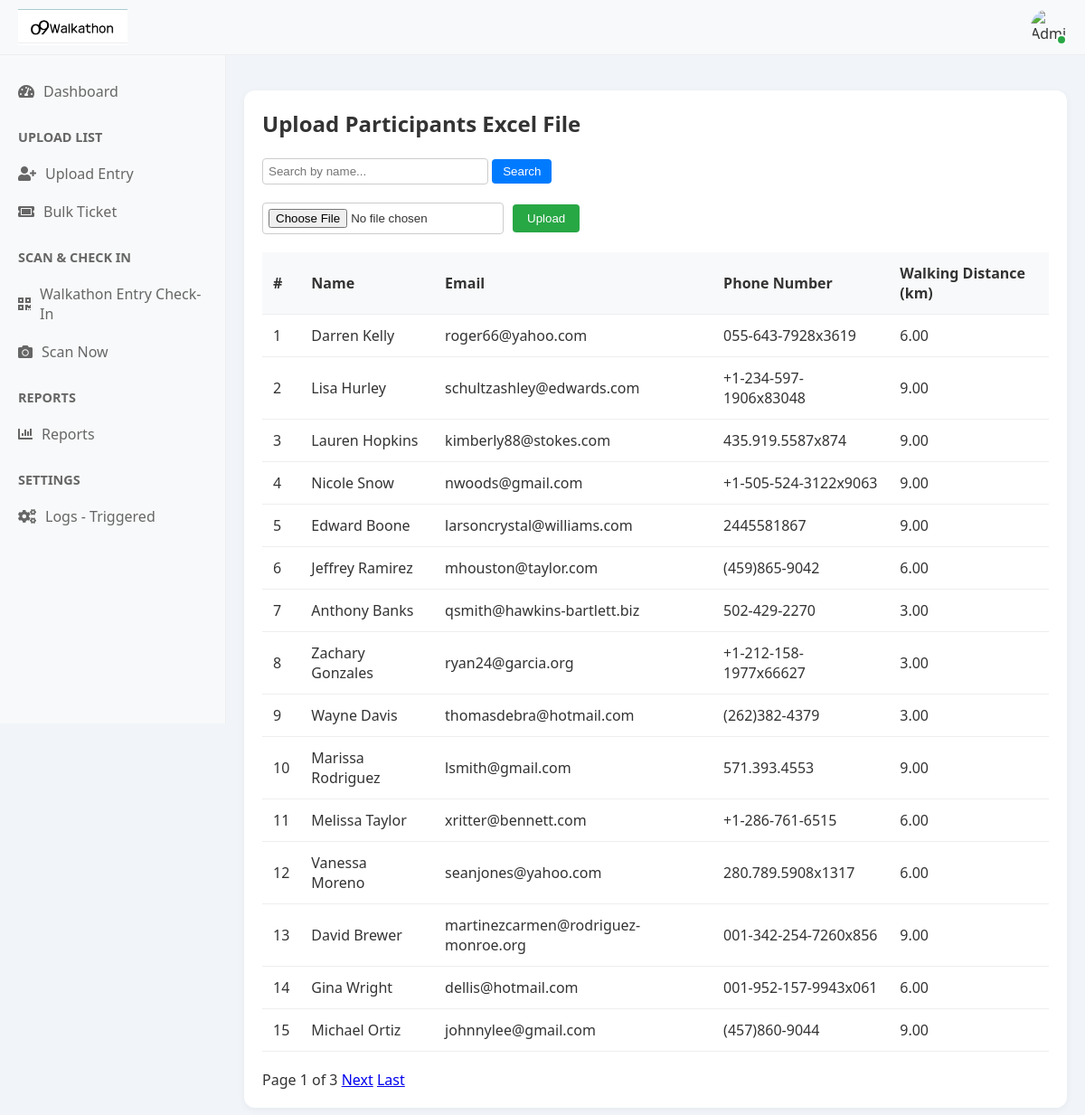
The page /registered_list/ on the database its author committed.
### walkathon_app/models.py (models this page shows, shortened)
class Participant(models.Model):
    unique_id = models.CharField(max_length=20, unique=True,default=uuid.uuid4)
    name = models.CharField(max_length=255)
    email = models.EmailField()
    phone_number = models.CharField(max_length=20)
    walking_distance_km = models.DecimalField(max_digits=5, decimal_places=2)
    registered_at = models.DateTimeField(auto_now_add=True)
    gender = models.CharField(max_length=10, choices=[('Male', 'Male'), ('Female', 'Female'), ('Others', 'Others')], null=True, blank=True)
    working_professional = models.CharField(max_length=3, choices=[('Yes', 'Yes'), ('No', 'No')], null=True, blank=True)
    o9_employee = models.CharField(max_length=3, choices=[('Yes', 'Yes'), ('No', 'No')], null=True, blank=True)
    employee_code = models.CharField(max_length=100, null=True, blank=True)
    company_name = models.CharField(max_length=255, null=True, blank=True)

### walkathon_app/views.py (the view)
# urls.py: path('registered_list/', views.registered_list, name='registered_list'),
def registered_list(request):
    search_query = request.GET.get('search', '')
    participants = Participant.objects.all()
    if search_query:
        participants = participants.filter(name__icontains=search_query)
    paginator = Paginator(participants, 15)  # Show 15 participants per page
    page_number = request.GET.get('page')
    page_obj = paginator.get_page(page_number)
    context = {
        'participants': participants,
        'page_obj': page_obj,
        'search_query': search_query,
    }
    return render(request, 'registered_list.html', context)

### templates/registered_list.html (shortened to what this page needs)
{% extends "base.html" %}
{% load static %}
{% block content %}
<div class="upload-section">
    <h2>Upload Participants Excel File</h2>
    <br>
    <form method="GET" action="" style="margin-bottom: 20px;">
    <input type="text" name="search" placeholder="Search by name..." value="{{ search_query }}" style="padding: 6px; width: 250px; border: 1px solid #ccc; border-radius: 4px;">
    <button type="submit" style="padding: 6px 12px; border: none; background-color: #007bff; color: white; border-radius: 4px;">Search</button>
    </form>
    <form method="POST" action="{% url 'upload_excel' %}" enctype="multipart/form-data" class="upload-form">
        <input type="file" name="excel_file" accept=".xlsx,.xls" required>
        <button type="submit">Upload</button>
    </form>
    {% if participants %}
    <table>
        <thead>
            <tr>
                <th>#</th>
                <th>Name</th>
                <th>Email</th>
                <th>Phone Number</th>
                <th>Walking Distance (km)</th>
            </tr>
        </thead>
        <tbody>
            {% for participant in page_obj %}
            <tr>
                <td>{{ forloop.counter }}</td>
                <td>{{ participant.name }}</td>
                <td>{{ participant.email }}</td>
                <td>{{ participant.phone_number }}</td>
                <td>{{ participant.walking_distance_km }}</td>
            </tr>
            {% endfor %}
        </tbody>
    </table>
    <div class="pagination" style="margin-top: 20px;">
    <span>Page {{ page_obj.number }} of {{ page_obj.paginator.num_pages }}</span>
    {% if page_obj.has_next %}
        <a href="?page={{ page_obj.next_page_number }}{% if search_query %}&search={{ search_query }}{% endif %}">Next</a>
        <a href="?page={{ page_obj.paginator.num_pages }}{% if search_query %}&search={{ search_query }}{% endif %}">Last</a>
    {% endif %}
</div>
    {% else %}
        <p>No data to display. Upload an Excel file to see participants.</p>
    {% endif %}
</div>
{% endblock %}

### templates/base.html (style rules this page uses)
* { margin: 0; padding: 0; box-sizing: border-box; }
body { font-family: 'Segoe UI', Tahoma, Geneva, Verdana, sans-serif; background: #f1f5f9; color: #333; }

### templates/registered_list.html (style rules this page uses)
.upload-section { background: #fff; padding: 20px; border-radius: 12px; box-shadow: 0 2px 8px rgba(0, 0, 0, 0.05); margin-top: 20px; }
.upload-form { display: flex; align-items: center; gap: 10px; margin-bottom: 20px; }
.upload-form input[type="file"] { border: 1px solid #ccc; padding: 6px; border-radius: 4px; }
.upload-form button { background-color: #28a745; color: white; padding: 8px 16px; border: none; border-radius: 4px; cursor: pointer; }
table { width: 100%; border-collapse: collapse; margin-top: 10px; }
th, td { padding: 12px; text-align: left; border-bottom: 1px solid #eee; }
th { background-color: #f8f9fa; font-weight: 600; }

### rows shown on the page
Participant: name "Darren Kelly", email "roger66@yahoo.com", phone_number "055-643-7928x3619", walking_distance_km "6.00"
Participant: name "Lisa Hurley", email "schultzashley@edwards.com", phone_number "+1-234-597-1906x83048", walking_distance_km "9.00"
Participant: name "Lauren Hopkins", email "kimberly88@stokes.com", phone_number "435.919.5587x874", walking_distance_km "9.00"
Participant: name "Nicole Snow", email "nwoods@gmail.com", phone_number "+1-505-524-3122x9063", walking_distance_km "9.00"
Participant: name "Edward Boone", email "larsoncrystal@williams.com", phone_number "2445581867", walking_distance_km "9.00"
Participant: name "Jeffrey Ramirez", email "mhouston@taylor.com", phone_number "(459)865-9042", walking_distance_km "6.00"
Participant: name "Anthony Banks", email "qsmith@hawkins-bartlett.biz", phone_number "502-429-2270", walking_distance_km "3.00"
Participant: name "Zachary Gonzales", email "ryan24@garcia.org", phone_number "+1-212-158-1977x66627", walking_distance_km "3.00"
Participant: name "Wayne Davis", email "thomasdebra@hotmail.com", phone_number "(262)382-4379", walking_distance_km "3.00"
Participant: name "Marissa Rodriguez", email "lsmith@gmail.com", phone_number "571.393.4553", walking_distance_km "9.00"
Participant: name "Melissa Taylor", email "xritter@bennett.com", phone_number "+1-286-761-6515", walking_distance_km "6.00"
Participant: name "Vanessa Moreno", email "seanjones@yahoo.com", phone_number "280.789.5908x1317", walking_distance_km "6.00"
Participant: name "David Brewer", email "martinezcarmen@rodriguez-monroe.org", phone_number "001-342-254-7260x856", walking_distance_km "9.00"
Participant: name "Gina Wright", email "dellis@hotmail.com", phone_number "001-952-157-9943x061", walking_distance_km "6.00"
Participant: name "Michael Ortiz", email "johnnylee@gmail.com", phone_number "(457)860-9044", walking_distance_km "9.00"

### other values the page prints
{{ page_obj.number }} "1"
{{ page_obj.paginator.num_pages }} "3"
